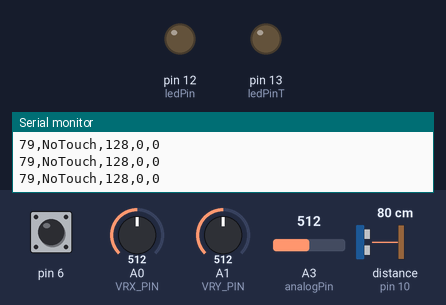
Simulated run of this sketch. Board: Arduino Uno, built with avr-gcc and run on an emulated ATmega328P. Shown: output pins drawn as LEDs (lit = HIGH), the last lines printed to the serial monitor. Wiring (inferred from the names in the program): ultrasonic range finder: trigger pin 9; echo pin 10. Inputs (shaded band) come from the test bench; at power-on: distance to the obstacle (sensor on pin 10) 80 cm, pin 6 HIGH, A0 (VRX_PIN) = 512, A1 (VRY_PIN) = 512, A3 (analogPin) = 512. The echo pulse lasts 58.3 µs per cm; pins used as bus, display or sensor lines are not drawn.

Above: at 11.2 s.
11.3 s: distance to the obstacle (sensor on pin 10) set to 55 cm
12.8 s: distance to the obstacle (sensor on pin 10) set to 47 cm
At 13.2 s:
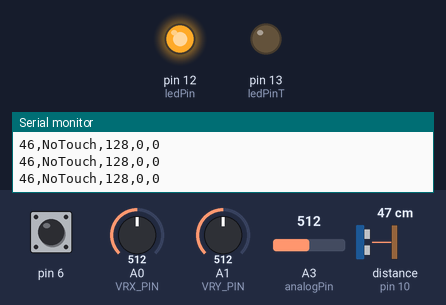
14.3 s: pin 6 pulled LOW for 0.15 s
At 14.44 s:
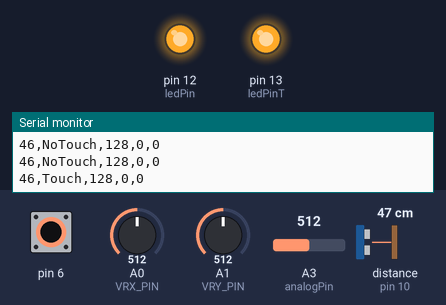
16.0 s: pin 6 pulled LOW for 3.2 s
At 19.6 s:
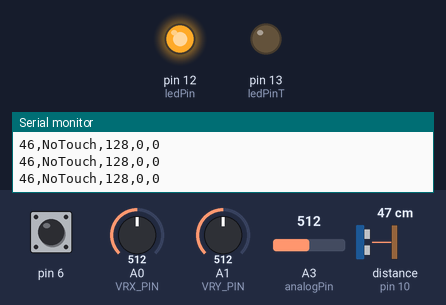
23.7 s: distance to the obstacle (sensor on pin 10) set to 60 cm
At 24.7 s:
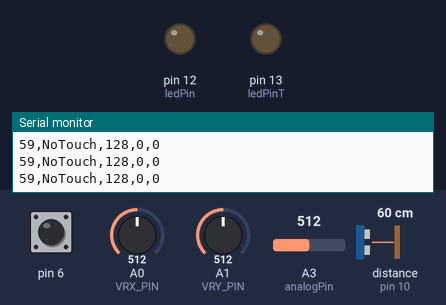
Timing chart, 0 to 26.2 s (numbered marks = the images above; inputs shaded):
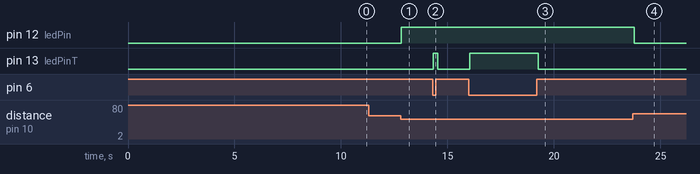

Measured:
- the behaviour switches between 52 and 51 cm on distance to the obstacle (sensor on pin 10) (found by bisection; images 0 and 1)
- after the input at 12.8 s, pin 12 (ledPin): LOW → HIGH at once
- after the input at 14.3 s, pin 13 (ledPinT): LOW → HIGH at once, → LOW 0.21 s later
- after the input at 16.0 s, pin 13 (ledPinT): LOW → HIGH after 0.05 s, → LOW 3.2 s later
- after the input at 23.7 s, pin 12 (ledPin): HIGH → LOW after 0.08 s

The sketch:

arduino.ino
```cpp
#include <CapacitiveSensor.h>

//Led do sensor de proximidade
const int ledPin = 12;
//Led do sensor touch
const int ledPinT = 13;

//Sensor de proximidade
const int trigPin = 9;
const int echoPin = 10;
long duration;
int distance;

//Sensor touch
CapacitiveSensor cs_5_6 = CapacitiveSensor(5, 6);

//potenciometro
int analogPin = 3;
int val = 0;
int previousVal = 0;

//joystick
#define VRX_PIN A0  // Arduino pin connected to VRX pin
#define VRY_PIN A1  // Arduino pin connected to VRY pin

long ellapsed;
int maxX = 0, maxY = 0, minX = 1024, minY = 1024;


void setup() {
  pinMode(trigPin, OUTPUT);
  pinMode(echoPin, INPUT);
  pinMode(ledPin, OUTPUT);
  pinMode(ledPinT, OUTPUT);
  cs_5_6.set_CS_AutocaL_Millis(0xFFFFFFFF);
  Serial.begin(9600);


  ellapsed = millis();

  // Calibração: valores máximos e mínimos enquanto está parado
  while ((millis() - ellapsed) < 10000) {
    // Ler os valores analógicos do joystick
    int X = analogRead(VRX_PIN);
    int Y = analogRead(VRY_PIN);
    if (X > maxX) maxX = X;
    if (X < minX) minX = X;
    if (Y > maxY) maxY = Y;
    if (Y < minY) minY = Y;
  }

  // Imprimir os valores calibrados
  /*Serial.print("Calibração Completa:\n");
  Serial.print("Max X: ");
  Serial.println(maxX);
  Serial.print("Min X: ");
  Serial.println(minX);
  Serial.print("Max Y: ");
  Serial.println(maxY);
  Serial.print("Min Y: ");
  Serial.println(minY);
*/
}

void loop() {
  String dataString = "";

  //_______________________SENSOR PROXIMIDADE_____________________
  digitalWrite(trigPin, LOW);
  delayMicroseconds(2);

  digitalWrite(trigPin, HIGH);
  delayMicroseconds(10);
  digitalWrite(trigPin, LOW);

  duration = pulseIn(echoPin, HIGH);
  distance = duration * 0.034 / 2;

  //OUTPUT LED
  if (distance <= 50) {
    digitalWrite(ledPin, HIGH);
  } else {
    digitalWrite(ledPin, LOW);
  }

  /*Serial.print(distance);
  Serial.print(",");*/

  dataString += String(distance) + ",";


  //___________________________CAPACITOR__TOUCH______________
  //ver se há necessidade de acresecentar o led porque o touch é meio manhoso
  long start = millis();
  long total1 = cs_5_6.capacitiveSensor(30);

  if (total1 > 450) {
    digitalWrite(ledPinT, HIGH);
    /*Serial.print("Touch");
    Serial.print(",");*/
    dataString += "Touch,";
  } else {
    digitalWrite(ledPinT, LOW);
    /*Serial.print("NoTouch");
    Serial.print(",");*/
    dataString += "NoTouch,";
  }

  //____________________________POTENCIOMETRO______________________
  //esgalha valores entre 0 e 255
  val = analogRead(analogPin);
  int val2 = val / 4;
  /*Serial.print(val2);
  Serial.print(",");*/
  dataString += String(val2) + ",";

  // Verifica se o valor atual do potenciômetro é diferente do valor anterior
  /*if (val != previousVal) {
    // Atualiza o valor anterior para o atual
    previousVal = val;
    int val2 = val / 4;
    Serial.print(val2);
    Serial.print(",");
  }*/

  //______________JOYSTICK____________

  if (millis() - ellapsed > 100) {
    int X = analogRead(VRX_PIN);
    int Y = analogRead(VRY_PIN);
    int XSend = 0, YSend = 0;

    ellapsed = millis();

    if ((X < minX) || (X > maxX)) {
      XSend = X - 512;
    }
    if ((Y < minY) || (Y > maxY)) {
      YSend = Y - 512;
    }

    // Imprimir os valores mapeados
    /*Serial.print(XSend);
    Serial.print(",");
    Serial.println(YSend);*/
    dataString += String(XSend) + ",";
    dataString += String(YSend);
  }

  Serial.println(dataString);
  delay(100);
}
```
